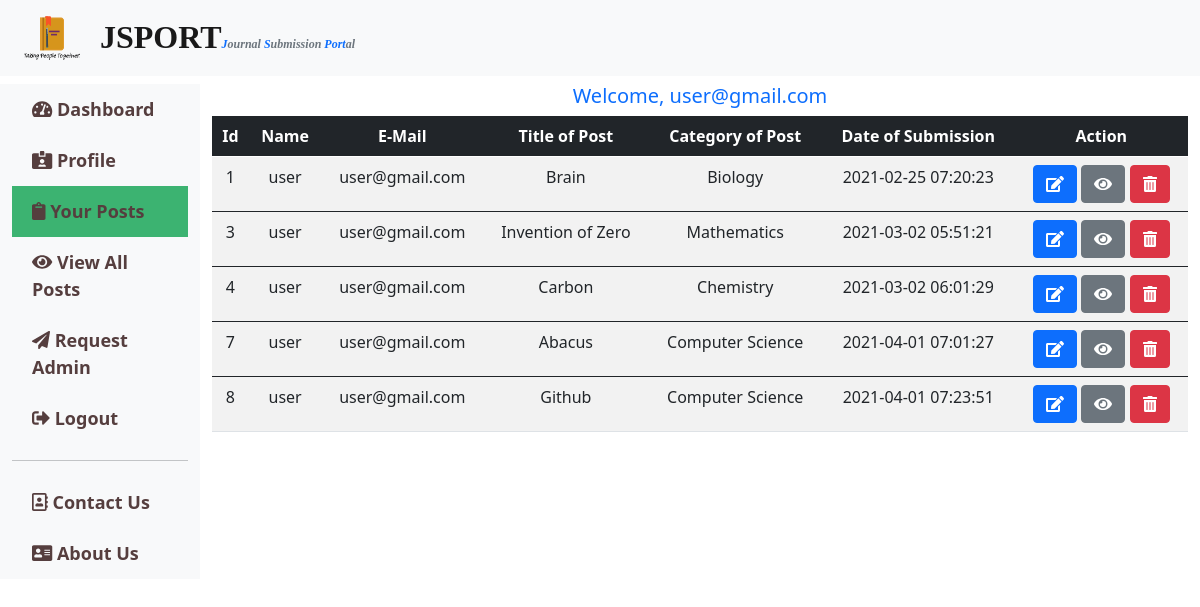
Screenshot of /User/posts.php (signed in) with the database file from the repository.
### tables this page shows
CREATE TABLE `posts` (
  `id` int(6) NOT NULL,
  `user_name` varchar(30) NOT NULL,
  `user_email` varchar(50) NOT NULL,
  `user_contact` int(11) NOT NULL,
  `instution` varchar(60) NOT NULL,
  `country` text NOT NULL,
  `title` varchar(60) NOT NULL,
  `short_desc` text NOT NULL,
  `category` varchar(30) NOT NULL,
  `content` text NOT NULL,
  `date` datetime NOT NULL
);

### User/posts.php (the view, shortened to what this page needs)
<?php
include('../db_connection.php');
include('header.php');
if($_SESSION['is_login'])
{
    $rEmail=$_SESSION['mail'];
}
else
{
    echo "<script>location.href='login_form_user.php'</script>";
}
$sql="select * from posts where user_email='$rEmail'";
$res=$con->query($sql);
if($res->num_rows > 0)
{   ?>
        <div class="col-lg-10">
        <h5 class="text-center text-primary"><?php echo "Welcome,  $rEmail"; ?></h5>
        <table class="table table-striped text-center table-hover">
            <thead>
                <tr class="bg-dark text-white">
                    <th>Id</th>
                    <th>Name</th>
                    <th>E-Mail</th>
                    <th>Title of Post</th>
                    <th>Category of Post</th>
                    <th>Date of Submission</th>
                    <th>Action</th>
                </tr>
            </thead>
    <?php
    while($row=$res->fetch_assoc())
    {
?>
            <tbody>
                <tr>
                    <td><?php echo $row['id']; ?></td>
                    <td><?php echo $row['user_name']; ?></td>
                    <td><?php echo $row['user_email']; ?></td>
                    <td><?php echo $row['title']; ?></td>
                    <td><?php echo $row['category']; ?></td>
                    <td><?php echo $row['date']; ?></td>
                    <td>
                    <form action="edit_post.php" method="GET" class="d-inline">
                        <button class="btn btn-primary" name="edit" value="Edit" type="submit" data-bs-toggle="tooltip" data-bs-placement="top" title="Edit"><i class="fas fa-edit"></i></button>
                    </form>
                    <form action="view_post.php" method="POST" class="d-inline">
                        <button class="btn btn-secondary" name="view" value="View" type="submit" data-bs-toggle="tooltip" data-bs-placement="top" title="View full post and Comments"><i class="fas fa-eye"></i></button>
                    </form>
                    <form action="" method="POST" class="d-inline">
                        <button class="btn btn-danger" name="delete" value="Delete" type="submit" data-bs-toggle="tooltip" data-bs-placement="top" title="Delete"><i class="fas fa-trash-alt"></i></button>
                    </form>
                    </td>
                </tr>
            </tbody>
            <?php } ?>
        </table>
    </div>
    <?php }
    else
    {
        $msg='<div class="alert alert-warning  text-center mt-2" role="alert">***No Post found.***.</div>';
    }
    ?>
<?php
include('sfooter.php');
?>

### rows the page displays
posts: id "1", user_name "user", user_email "user@gmail.com", title "Brain", category "Biology", date "2021-02-25 07:20:23"
posts: id "3", user_name "user", user_email "user@gmail.com", title "Invention of Zero", category "Mathematics", date "2021-03-02 05:51:21"
posts: id "4", user_name "user", user_email "user@gmail.com", title "Carbon", category "Chemistry", date "2021-03-02 06:01:29"
posts: id "7", user_name "user", user_email "user@gmail.com", title "Abacus", category "Computer Science", date "2021-04-01 07:01:27"
posts: id "8", user_name "user", user_email "user@gmail.com", title "Github", category "Computer Science", date "2021-04-01 07:23:51"

### other values shown
$rEmail "user@gmail.com"
